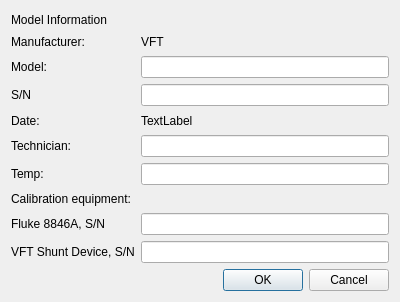
<?xml version="1.0" encoding="UTF-8"?>
<ui version="4.0">
 <class>CalCheckInfo</class>
 <widget class="QDialog" name="CalCheckInfo">
  <property name="geometry">
   <rect>
    <x>0</x>
    <y>0</y>
    <width>400</width>
    <height>302</height>
   </rect>
  </property>
  <property name="windowTitle">
   <string>Dialog</string>
  </property>
  <layout class="QVBoxLayout" name="verticalLayout">
   <item>
    <layout class="QGridLayout" name="gridLayout">
     <item row="8" column="0">
      <widget class="QLabel" name="label_10">
       <property name="text">
        <string>Fluke 8846A, S/N</string>
       </property>
      </widget>
     </item>
     <item row="1" column="1">
      <widget class="QLabel" name="lblManufacturer">
       <property name="text">
        <string>VFT</string>
       </property>
      </widget>
     </item>
     <item row="2" column="1">
      <widget class="QLineEdit" name="edtModel"/>
     </item>
     <item row="7" column="0" colspan="2">
      <widget class="QLabel" name="label_9">
       <property name="text">
        <string>Calibration equipment:</string>
       </property>
      </widget>
     </item>
     <item row="0" column="0" colspan="2">
      <widget class="QLabel" name="label">
       <property name="text">
        <string>Model Information</string>
       </property>
      </widget>
     </item>
     <item row="4" column="1">
      <widget class="QLabel" name="lblDate">
       <property name="text">
        <string>TextLabel</string>
       </property>
      </widget>
     </item>
     <item row="2" column="0">
      <widget class="QLabel" name="label_3">
       <property name="text">
        <string>Model:</string>
       </property>
      </widget>
     </item>
     <item row="4" column="0">
      <widget class="QLabel" name="label_5">
       <property name="text">
        <string>Date:</string>
       </property>
      </widget>
     </item>
     <item row="6" column="1">
      <widget class="QLineEdit" name="edtTemp"/>
     </item>
     <item row="1" column="0">
      <widget class="QLabel" name="label_2">
       <property name="text">
        <string>Manufacturer:</string>
       </property>
      </widget>
     </item>
     <item row="6" column="0">
      <widget class="QLabel" name="label_8">
       <property name="text">
        <string>Temp:</string>
       </property>
      </widget>
     </item>
     <item row="3" column="0">
      <widget class="QLabel" name="label_4">
       <property name="text">
        <string>S/N</string>
       </property>
      </widget>
     </item>
     <item row="3" column="1">
      <widget class="QLineEdit" name="edtSN"/>
     </item>
     <item row="5" column="1">
      <widget class="QLineEdit" name="edtUser"/>
     </item>
     <item row="5" column="0">
      <widget class="QLabel" name="label_7">
       <property name="text">
        <string>Technician:</string>
       </property>
      </widget>
     </item>
     <item row="9" column="0">
      <widget class="QLabel" name="lblCalibEq">
       <property name="text">
        <string>VFT Shunt Device, S/N</string>
       </property>
      </widget>
     </item>
     <item row="8" column="1">
      <widget class="QLineEdit" name="edtCalib"/>
     </item>
     <item row="9" column="1">
      <widget class="QLineEdit" name="edtDivider"/>
     </item>
    </layout>
   </item>
   <item>
    <layout class="QHBoxLayout" name="horizontalLayout">
     <item>
      <spacer name="horizontalSpacer">
       <property name="orientation">
        <enum>Qt::Horizontal</enum>
       </property>
       <property name="sizeHint" stdset="0">
        <size>
         <width>40</width>
         <height>20</height>
        </size>
       </property>
      </spacer>
     </item>
     <item>
      <widget class="QPushButton" name="btnOK">
       <property name="text">
        <string>OK</string>
       </property>
      </widget>
     </item>
     <item>
      <widget class="QPushButton" name="btnCancel">
       <property name="text">
        <string>Cancel</string>
       </property>
      </widget>
     </item>
    </layout>
   </item>
  </layout>
 </widget>
 <tabstops>
  <tabstop>edtModel</tabstop>
  <tabstop>edtSN</tabstop>
  <tabstop>edtUser</tabstop>
  <tabstop>edtTemp</tabstop>
  <tabstop>edtCalib</tabstop>
  <tabstop>edtDivider</tabstop>
  <tabstop>btnOK</tabstop>
  <tabstop>btnCancel</tabstop>
 </tabstops>
 <resources/>
 <connections>
  <connection>
   <sender>btnCancel</sender>
   <signal>clicked()</signal>
   <receiver>CalCheckInfo</receiver>
   <slot>reject()</slot>
   <hints>
    <hint type="sourcelabel">
     <x>352</x>
     <y>279</y>
    </hint>
    <hint type="destinationlabel">
     <x>199</x>
     <y>150</y>
    </hint>
   </hints>
  </connection>
 </connections>
</ui>
